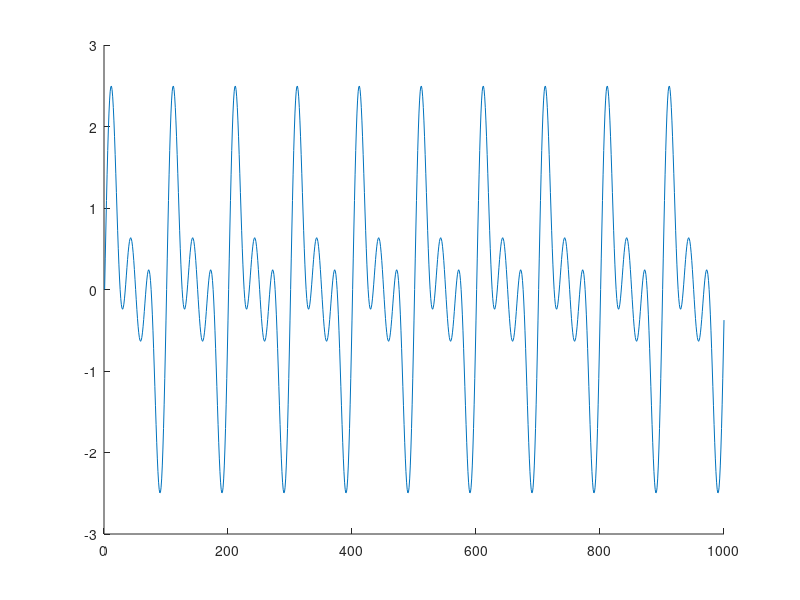

MATLAB code to generate this figure:
clear;

Fs = 100;            % Sampling frequency, e.g., Hz (samples/sec)
T = 1/Fs;             % Sampling period (time between samples, e.g., sec)
L = 1000;             % Length of signal (in samples)
t = (0:L-1)*T;        % Time vector

% Sine wave parameters
theta = 0;            % Phase, in radians

F = 1;               % Frequency of sin wave (cycles/sec)
x1 = sin(2 * pi * F * t + theta);
F = 2;
x2 = sin(2 * pi * F * t + theta);
F = 3;
x3 = sin(2 * pi * F * t + theta);


x = (x1 + x2 + x3);

csvwrite("sin3.csv", permute(x,[2,1]))

#hamming window, permuted to match input signals dimensions
h = permute(hamming(length(t)), [2,1]);

#comment hamming for now
#multiply input signal by hamming window and take FFT
#for i = 1:length(t);
#  z(i) = h(i)*x(i);
#endfor;
fft_var = fft(x);
fft_var = 2 * fft_var(1:length(t)/2+1);

#compute complex magnitudes of frequencies
fft_cmplx_mag = abs(fft_var/length(t));

max_value = max(fft_cmplx_mag); #find max value of FFT

#arrays to hold peak information
peaks_bin = [];
peaks_val = [];

pt = 1;
nfft = length(fft_cmplx_mag);

#iterate through the array
while pt < nfft;

  #iterate until we reach an increase surpassing a threshold value
  while(pt < nfft && fft_cmplx_mag(pt) < max_value/50);
    pt++;
  endwhile;

  #iterate until we find a decrease
  pk_v = fft_cmplx_mag(pt);
  while(pt+2 < nfft + 2 && fft_cmplx_mag(pt+1) > pk_v)
    pk_v = fft_cmplx_mag(pt);
    pt++;
  endwhile;

  #record the peak
  peaks_bin(length(peaks_bin)+1) = pt;    #frequency
  peaks_val(length(peaks_val)+1) = x(pt); #magnitude

  #iterate until we find the next increase
  last_v = fft_cmplx_mag(pt);
  pt++;
  while(pt+2 < nfft + 1 && fft_cmplx_mag(pt+1) < last_v);
    last_v = fft_cmplx_mag(pt);
    pt++;
  endwhile;

endwhile

peaks_bin *= Fs /2 / (nfft+1)
peaks_val

#plot input signal with peaks
hold on
#plot(peaks_bin, peaks_val,'o');

f = Fs*(0:(length(t)/2))/length(t);
#plot( fft_cmplx_mag(1:100));

plot(x);
#plot(x1);
#plot(x2);
#plot(x3);